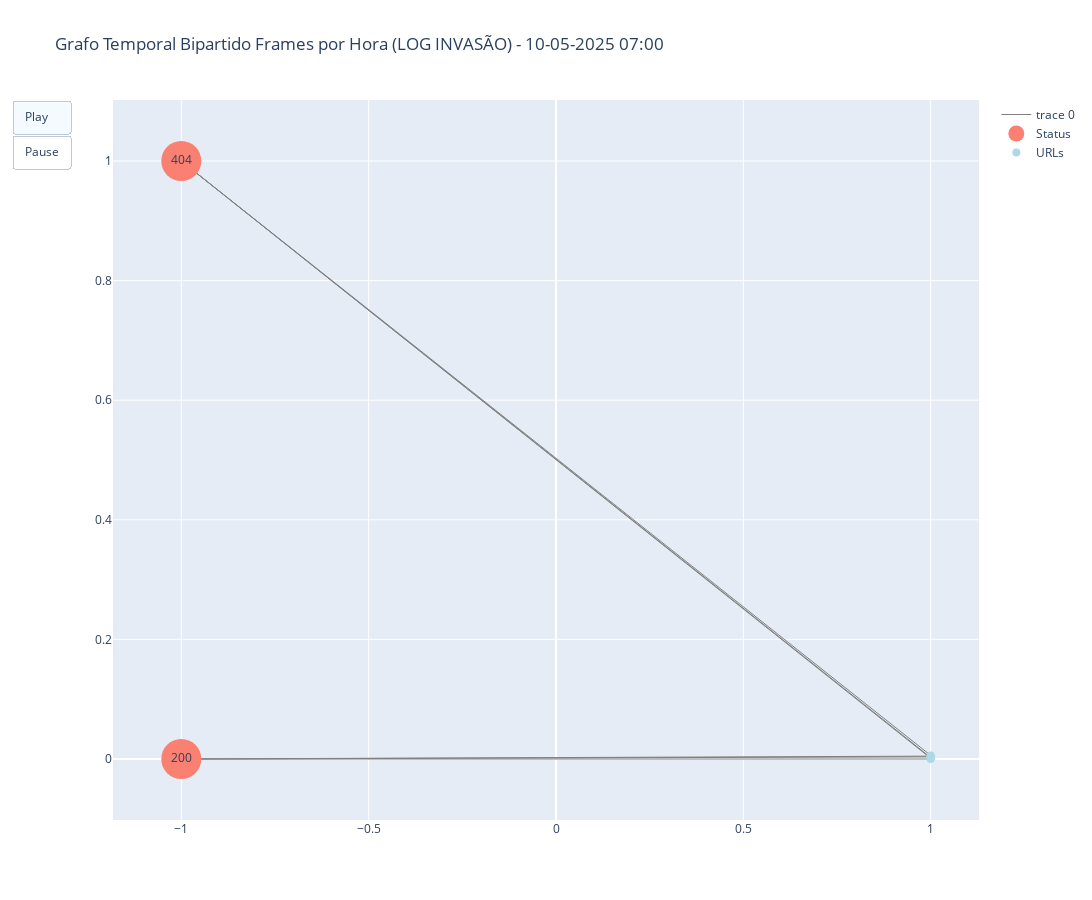

The notebook cell saved with this chart:
### Code cell
import re
import pandas as pd
import networkx as nx
import plotly.graph_objects as go

# Regex para parsing do Apache
log_pattern = r'(?P<ip>\d+\.\d+\.\d+\.\d+) - - \[(?P<date>.*?)\] "(?P<method>\w+) (?P<url>\S+) HTTP/\d\.\d" (?P<status>\d{3}) (?P<size>\d+|-) "(?P<referrer>.*?)" "(?P<user_agent>.*?)"'

# Caminho do seu arquivo de log
log_file = 'logs-invasao.log'

# Carregar logs em DataFrame
entries = []
with open(log_file, 'r', encoding='utf-8', errors='ignore') as f:
    for line in f:
        m = re.match(log_pattern, line)
        if m:
            entries.append(m.groupdict())

df = pd.DataFrame(entries)

# Converter datetime
df['datetime'] = pd.to_datetime(df['date'], format='%d/%b/%Y:%H:%M:%S %z')

# Criar coluna com granularidade de 1 hora
df['minute'] = df['datetime'].dt.floor('60min')  # floor to minute

# Verificar resultado
print("Registros lidos:", len(df))
print("Intervalos encontrados:", df['minute'].nunique())

print("Quantidade de registros por hora:")
print(df['minute'].value_counts().sort_index())

# Lista de minutos ordenados
all_minutes = sorted(df['minute'].unique())

# Gerar grafos e capturar dados de cada frame
frames_data = []

# Lista de status que queremos
status_desejados = ["404","200"]

for minute in all_minutes:
    df_minute = df[
        (df['minute'] == minute) &
        (df['status'].isin(status_desejados))
    ]

    #df_minute = df[df['minute'] == minute]
    
    # Criar grafo bipartido Status ↔ URL
    G = nx.Graph()
    for _, row in df_minute.iterrows():
        status = row['status']
        url = row['url']
        G.add_node(status, bipartite=0)
        G.add_node(url, bipartite=1)
        G.add_edge(status, url)
    
    # Separar nós
    status_nodes = sorted({n for n, d in G.nodes(data=True) if d['bipartite'] == 0})
    url_nodes = sorted({n for n in G if n not in status_nodes})
    
    # Criar posições fixas bipartidas
    pos = {}
    # Espaçamento vertical proporcional
    for i, node in enumerate(status_nodes):
        pos[node] = (-1, i)
    for i, node in enumerate(url_nodes):
        pos[node] = (+1, i * 0.0012)
    
    # Edges
    edge_x = []
    edge_y = []
    for e in G.edges():
        x0, y0 = pos[e[0]]
        x1, y1 = pos[e[1]]
        edge_x += [x0, x1, None]
        edge_y += [y0, y1, None]
    
    # Status nodes
    status_x = [pos[n][0] for n in status_nodes]
    status_y = [pos[n][1] for n in status_nodes]
    
    # URL nodes
    url_x = [pos[n][0] for n in url_nodes]
    url_y = [pos[n][1] for n in url_nodes]
    
    # Frame dict
    frames_data.append({
        'minute': minute,
        'edge_x': edge_x,
        'edge_y': edge_y,
        'status_x': status_x,
        'status_y': status_y,
        'status_labels': status_nodes,
        'url_x': url_x,
        'url_y': url_y,
        'url_labels': url_nodes
    })

# Criar figura
fig = go.Figure(
    data=[
        go.Scatter(
            x=frames_data[0]['edge_x'],
            y=frames_data[0]['edge_y'],
            mode='lines',
            line=dict(color='gray', width=1),
            hoverinfo='none'
        ),
        go.Scatter(
            x=frames_data[0]['status_x'],
            y=frames_data[0]['status_y'],
            mode='markers+text',
            marker=dict(size=40, color='salmon'),
            text=frames_data[0]['status_labels'],
            textposition='middle center',
            name='Status'
        ),
        go.Scatter(
            x=frames_data[0]['url_x'],
            y=frames_data[0]['url_y'],
            mode='markers',
            marker=dict(size=8, color='lightblue'),
            name='URLs'
        )
    ],
    layout=go.Layout(
        width=1200,
        height=900,
        title_text=f"Grafo Temporal Bipartido Frames por Hora (LOG INVASÃO) - {frames_data[0]['minute'].strftime('%d-%m-%Y %H:%M')}",
        showlegend=True,
        updatemenus=[
            dict(
                type="buttons",
                buttons=[
                    dict(
                        label="Play",
                        method="animate",
                        args=[
                            None,
                            {"frame": {"duration": 1000, "redraw": True},
                             "fromcurrent": True}
                        ]
                    ),
                    dict(
                        label="Pause",
                        method="animate",
                        args=[
                            [None],
                            {"frame": {"duration": 0, "redraw": False},
                             "mode": "immediate"}
                        ]
                    )
                ]
            )
        ]
    ),
    frames=[
        go.Frame(
            data=[
                go.Scatter(
                    x=frame['edge_x'],
                    y=frame['edge_y'],
                    mode='lines',
                    line=dict(color='gray', width=1),
                    hoverinfo='none'
                ),
                go.Scatter(
                    x=frame['status_x'],
                    y=frame['status_y'],
                    mode='markers+text',
                    marker=dict(size=40, color='salmon'),
                    text=frame['status_labels'],
                    textposition='middle center',
                    name='Status'
                ),
                go.Scatter(
                    x=frame['url_x'],
                    y=frame['url_y'],
                    mode='markers',
                    marker=dict(size=8, color='lightblue'),
                    name='URLs'
                )
            ],
            name=frame['minute'].strftime("%d-%m-%Y %H:%M"),
            layout=go.Layout(
                title_text=f"Grafo Temporal Bipartido Frames por Hora (LOG INVASÃO) - {frame['minute'].strftime('%d-%m-%Y %H:%M')}",
                width=1200,
                height=900
            )
        )
        for frame in frames_data
    ]
)

# Mostrar figura interativa
fig.show()

fig.write_html("Grafo-Temporal-Interativo-Bipartido-StatusxURL.html")

### Figure 1 — Plotly figure (JSON) as saved in the notebook; plotly's stock layout.template omitted (floating-point values rounded to 4 significant figures)
{"data": [{"hoverinfo": "none", "line": {"color": "gray", "width": 1}, "mode": "lines", "type": "scatter", "x": [-1, 1, null, -1, 1, null, -1, 1, null, -1, 1, null, -1, 1, null, -1, 1, null], "y": [1, 0.0012, null, 1, 0.0024, null, 1, 0.006, null, 0, 0.0036, null, 0, 0, null, 0, 0.0048, null]}, {"marker": {"color": "salmon", "size": 40}, "mode": "markers+text", "name": "Status", "text": ["200", "404"], "textposition": "middle center", "type": "scatter", "x": [-1, -1], "y": [0, 1]}, {"marker": {"color": "lightblue", "size": 8}, "mode": "markers", "name": "URLs", "type": "scatter", "x": [1, 1, 1, 1, 1, 1], "y": [0, 0.0012, 0.0024, 0.0036, 0.0048, 0.006]}], "layout": {"height": 900, "showlegend": true, "title": {"text": "Grafo Temporal Bipartido Frames por Hora (LOG INVASÃO) - 10-05-2025 07:00"}, "updatemenus": [{"buttons": [{"args": [null, {"frame": {"duration": 1000, "redraw": true}, "fromcurrent": true}], "label": "Play", "method": "animate"}, {"args": [[null], {"frame": {"duration": 0, "redraw": false}, "mode": "immediate"}], "label": "Pause", "method": "animate"}], "type": "buttons"}], "width": 1200}}
